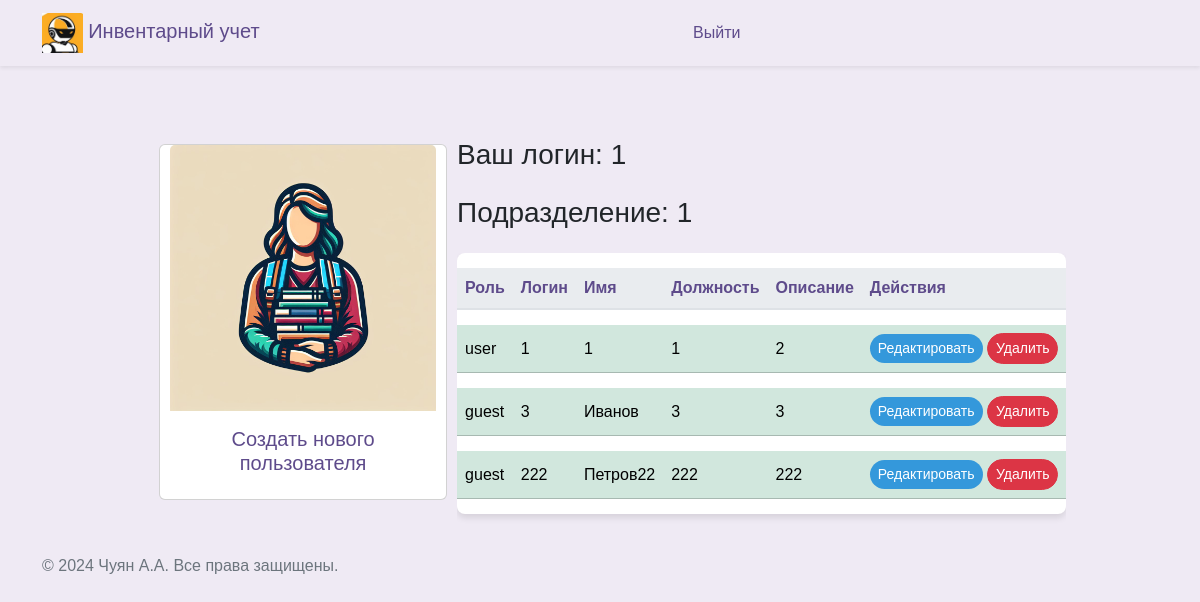
Before: /workers (signed in) with the older database file.
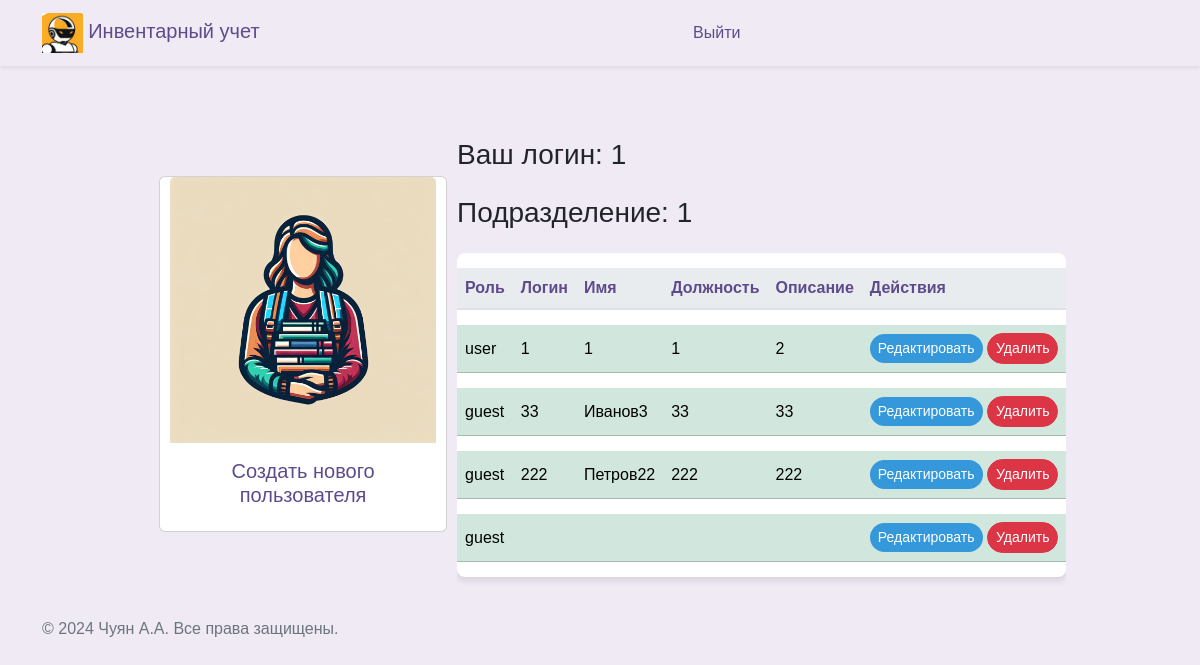
After: the same page with the newer database file.
### src/database/models.py (models this page shows)
class Worker(Base):
    __tablename__ = "worker"
    id = Column(Integer, primary_key=True)
    role = Column(Enum(Role), default=Role.guest)
    login = Column(String)
    name = Column(String)
    password = Column(String)
    department = Column(String)
    position = Column(String)
    description = Column(String, default=None)
    conn_worker_inventory = relationship(
        "Inventory", back_populates="conn_inventory_worker"
    )

### src/frontend/router.py (the view)
@router.get("/workers")
async def get_workers(
    request: Request,
    worker: Worker = Depends(get_worker_or_redirect),
    session: AsyncSession = Depends(get_session),
):
    data = await CRUDWorker.get_all(session)
    return templates.TemplateResponse(
        "workers/index.html",
        {"request": request, "worker": worker, "data": data},
    )

### src/frontend/template/workers/index.html (shortened to what this page needs)
{% extends "base/base.html" %}
{% block content %}
<div class="d-flex flex-wrap justify-content-center align-items-center">
  <a class="nav-link " href="#"
  data-bs-toggle="modal"
  data-bs-target="#createWorkerModal"
  data-bs-workerdepartment= "{{worker.department}}"
  >
    <div class="card" style="width: 18rem; margin: 10px;">
      <img src="../assets/img/workers.jpg" class="card-img-top" alt="...">
      <div class="card-body">
        <h5 class="card-title" style="text-align: center;">Создать нового пользователя</h5>
    </div>
  </a>
</div>
<div class="row">
  <div class="col-12">
    <h3 class="mb-4">Ваш логин: {{ worker.login }}</h3>
    <h3 class="mb-4">Подразделение: {{ worker.department }}</h3>
    <div class="table-responsive">
      <table class="table table-hover table-shadow table-rounded">
        <thead>
          <tr>
            <th scope="col" >Роль</th>
            <th scope="col" >Логин</th>
            <th scope="col" >Имя</th>
            <th scope="col" >Должность</th>
            <th scope="col" >Описание</th>
            <th scope="col" >Действия</th>
          </tr>
        </thead>
        <tbody>
          {% for worker_tuple in data %}
            {% set workers = worker_tuple %}
              {% if workers.department == worker.department %}
                <tr class="table-success">
                  <td>{{ workers.role.name }}</td>
                  <td>{{ workers.login }}</td>
                  <td>{{ workers.name }}</td>
                  <td>{{ workers.position }}</td>
                  <td>{{ workers.description }}</td>
                  <td>
                    <button type="button" class="btn btn-primary btn-sm" style="background-color: #3498db; color: white;"
                      data-bs-toggle="modal"
                      data-bs-target="#updateModal"
                      data-bs-1="{{workers.name}}"
                      data-bs-2="{{workers.login}}"
                      data-bs-3="{{workers.position}}"
                      data-bs-4="{{workers.description}}"
                      data-bs-5= "{{workers.id}}"
                      data-bs-6= "{{workers.department}}"
                      data-bs-7= "{{workers.role}}">
                      Редактировать
                    </button>
                    <button type="button" class="btn btn-danger btn-sm" style="color: white;"
                      onclick="deleteWorker('{{ workers.id }}')">
                      Удалить
                    </button>
                  </td>
                </tr>
                {% endif %}
          {% endfor %}
        </tbody>
      </table>
    </div>
  </div>
</div>
{% endblock %}

### src/frontend/template/base/base.html (shortened to what this page needs)
<!DOCTYPE html>
<html lang="ru">
<head>{% include 'base/head.html' %}</head>
<body>
  {% include 'base/nav.html' %}
  <div class="container my-5">
    {% block content %}{% endblock %}
  </div>
  {% include 'base/footer.html' %}
</body>
</html>

### src/frontend/template/base/head.html (shortened to what this page needs)
<head>
  <link rel="stylesheet" href="/assets/css/bootstrap.min.css">
  <link href="/assets/css/select2.min.css" rel="stylesheet" />
  <link rel="stylesheet" href="/assets/css/base.css">
</head>

### src/frontend/template/base/nav.html
<nav class="navbar navbar-expand-lg navbar-light shadow-sm">
    <div class="container">
      <a class="navbar-brand" href="/">
        <img src="/assets/img/logo_min.jpg" alt="Педагог Logo" id="brand-logo" style="max-height: 40px;"> Инвентарный учет
      </a>
      <div class="collapse navbar-collapse" id="navbarNav">
        {% if user %}
        <ul class="navbar-nav mx-auto">
          {% if worker.role == 'admin' %}
          <li class="nav-item {% if request_path == '/worker' %}active{% endif %}">
            <a class="nav-link" href="/worker">Кабинет администратора</a>
          </li>
          {% endif %}
          {% if worker.role == 'user' %}
          <li class="nav-item {% if request_path == '/prepod' %}active{% endif %}">
            <a class="nav-link" href="/prepod">Кабинет ответсвтенного за учет</a>
          </li>
          {% endif %}
        </ul>
        {% else %}
        <ul class="navbar-nav mx-auto ml-md-auto">
          <li class="nav-item {% if request_path == '/auth' %}active{% endif %}">
            <a class="nav-link" href="/logout">Выйти</a>
          </li>
        </ul>
        {% endif %}
      </div>
    </div>
</nav>

### src/frontend/template/base/footer.html
﻿<footer>
  <p>&copy; 2024 Чуян А.А. Все права защищены.</p>
</footer>

### src/frontend/assets/css/base.css (style rules this page uses)
body { margin: 0; font-family: 'Nunito Sans', Arial, sans-serif; background-color: #efeaf4; }
.navbar { background-color: rgb(255, 255, 255), 255, 255); box-shadow: 0 4px 6px rgba(0, 0, 0, 0.1); }
.navbar-brand, .nav-link { color: #5e4b8b !important; }
.nav-link { margin: 0 10px; border-radius: 20px; transition: background-color 0.3s, color 0.3s; }
p { color: #6c757d; }
.table { background-color: #ffffff; color: #5e4b8b; border-collapse: separate; border-spacing: 0 15px; }
.table th, .table td { border-top: none !important; vertical-align: middle; }
.table thead th { background-color: #e9ecef; color: #5e4b8b; border-bottom: 2px solid #dee2e6; }
.table .btn, .table a { color: #7e57c2; transition: color 0.3s; }
.table td { padding: .5rem; }
.table-rounded { border-radius: .5rem; overflow: hidden; }
.table-shadow { box-shadow: 0 4px 6px rgba(0, 0, 0, 0.1); }
.btn { border-radius: 20px; }
.btn-primary { background-color: #8e44b0; border: none; color: #ffffff; transition: background-color 0.3s, color 0.3s, box-shadow 0.3s; }

Changed rows visible on the page:
changed Worker: login "3" → "33"; name "Иванов" → "Иванов3"; position "3" → "33"; description "3" → "33"
added Worker: role.name "guest"
